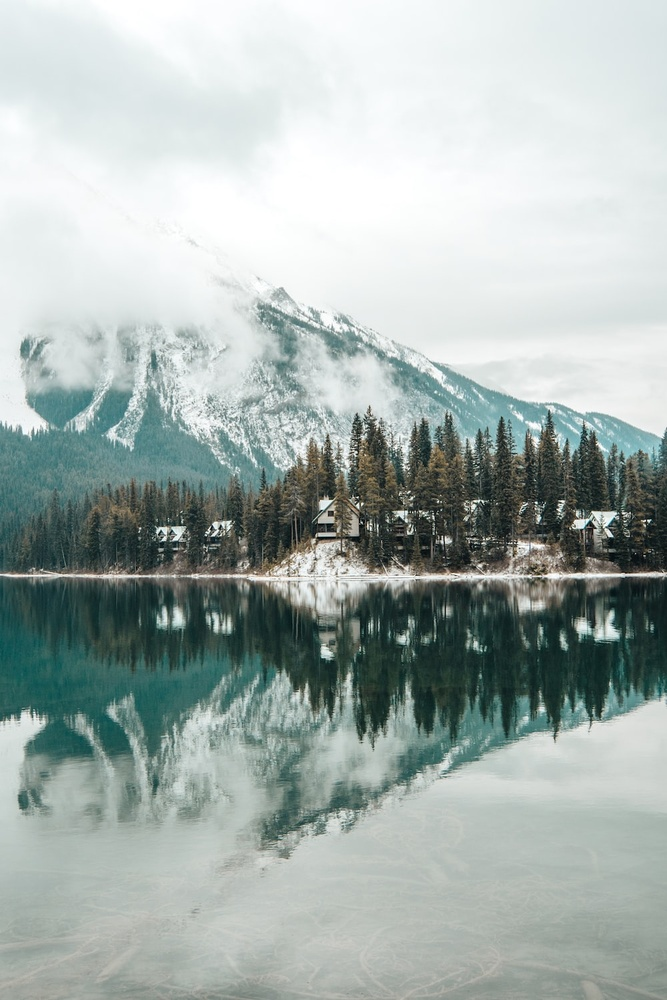
#> input picture Question 2/Q2_chapter1.jpg, 667 x 1000 px, shrunk from 1000 x 1500 before the run
$ python Q2_Chapter_1_2.py
#> lines starting #> are read from the running program, lines starting #| are printed output that depends on the picture
### Question 2/Q2_Chapter_1_1.py
import time
def generate_number():
    current_time = int(time.time())
    generated_number = (current_time % 100) + 50

    if generated_number % 2 == 0:
        generated_number += 10

    print(generated_number)

    return generated_number

generate_number()

### Question 2/Q2_Chapter_1_2.py
import cv2
import numpy as np
from Q2_Chapter_1_1 import generate_number


generated_number = generate_number()

def adjust_image_colors_opencv(image_path, generated_number):
#> called with image_path = 'Q2_chapter1.jpg', generated_number = 112
    img = cv2.imread(image_path)
#> img is the input picture: shape (1000, 667, 3); mean B, G, R 174.1, 177.4, 166

    img = cv2.add(img, np.array([generated_number]).astype('uint8'))
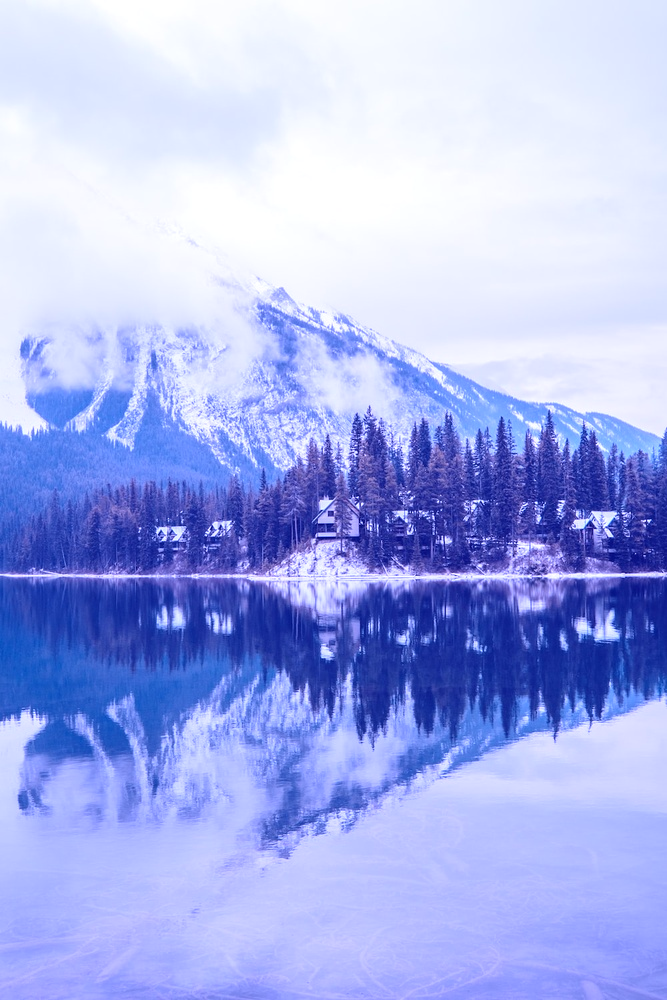
#> img: shape (1000, 667, 3); mean B, G, R 236.4, 177.4, 166

    return img

image_path = 'Q2_chapter1.jpg'
adjusted_img = adjust_image_colors_opencv(image_path, generated_number)
cv2.imwrite('Q2_chapter1out.jpg', adjusted_img)

red_sum = np.sum(adjusted_img[:, :, 2])
#> red_sum = 110710804

print("Sum of red channel pixel values:", red_sum)
#| Sum of red channel pixel values: 110710804
